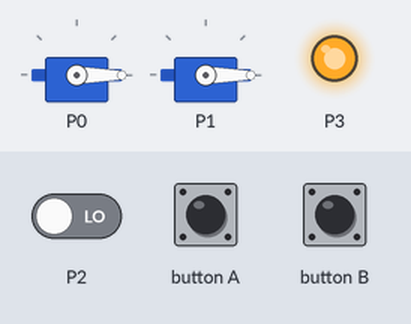
This program was run on a simulated BBC micro:bit (MakeCode). On the bench: 2 × servo, output pins drawn as LEDs (lit = HIGH). The test bench sets the inputs (shaded band); at power-on: P2 LOW.

Above: at 1.2 s.
1.3 s: button B pressed for 0.15 s
At 2.1 s:
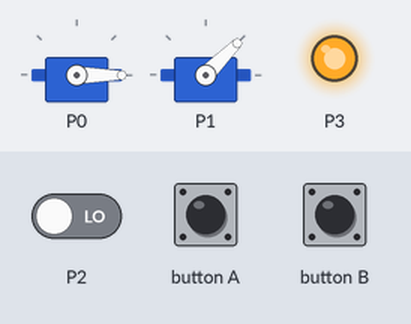
Timing chart, 0 to 4.3 s (numbered marks = the images above; inputs shaded):
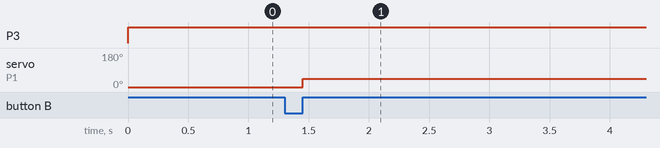

The program:

main.ts
```typescript
input.onButtonPressed(Button.A, function () {
    Vädringluka += 1
    if (dörr == 1) {
        servos.P0.setAngle(90)
    }
    if (dörr == 2) {
        servos.P0.setAngle(0)
        dörr = 0
    }
})
input.onButtonPressed(Button.B, function () {
    Vädringluka += 1
    if (Vädringluka == 1) {
        servos.P1.setAngle(45)
    }
    if (Vädringluka == 2) {
        servos.P1.setAngle(0)
        Vädringluka = 0
    }
})
let Vädringluka = 0
let dörr = 0
dörr = 0
servos.P0.setAngle(0)
Vädringluka = 0
servos.P1.setAngle(0)
basic.forever(function () {
    if (pins.digitalReadPin(DigitalPin.P2) > 413) {
        pins.digitalWritePin(DigitalPin.P3, 0)
    } else {
        pins.digitalWritePin(DigitalPin.P3, 1)
    }
})
```

test.ts
```typescript
// här hamnar tester och detta kompileras inte när det här paketet används som ett tillägg.
```

Measured:
- after the input at 1.3 s, servo on P1: 0° → 45° after 0.15 s
